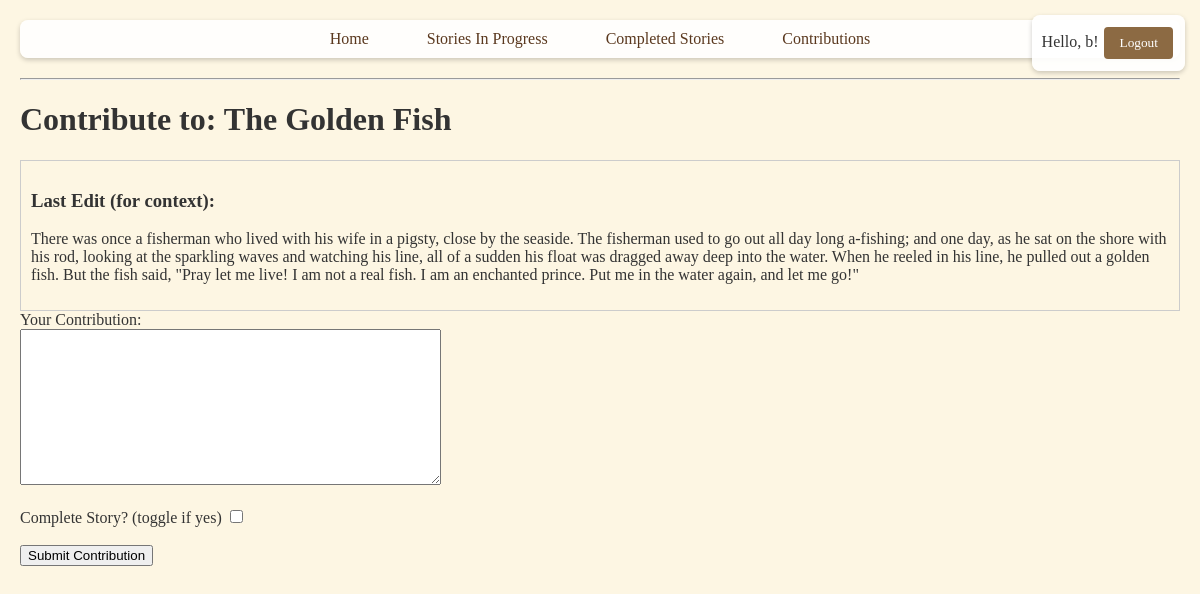
Page /contribute/2 (signed in) on the committed database.
### __init__.py (models this page shows)
class User(db.Model, UserMixin):
    id = db.Column(db.Integer, primary_key=True)
    username = db.Column(db.String(150), unique=True, nullable=False)
    password = db.Column(db.String(150), nullable=False)

class Story(db.Model):
    id = db.Column(db.Integer, primary_key=True)
    title = db.Column(db.String(200), nullable=False)
    status = db.Column(db.String(50), nullable=False, default='in_progress')  # 'in_progress' or 'completed'
    edits = db.relationship('Edit', backref='story', lazy=True)

class Edit(db.Model):
    id = db.Column(db.Integer, primary_key=True)
    content = db.Column(db.Text, nullable=False)
    story_id = db.Column(db.Integer, db.ForeignKey('story.id'), nullable=False)
    user_id = db.Column(db.Integer, db.ForeignKey('user.id'), nullable=False)
    timestamp = db.Column(db.DateTime, nullable=False)

### __init__.py (the view, shortened to what this page needs)
@app.route('/contribute/<int:story_id>', methods=['GET', 'POST'])
@login_required
def contribute_story(story_id):
    story = Story.query.get_or_404(story_id)
    if has_contributed(story, current_user):
        flash("You have already contributed.", "error")
        return redirect(url_for('story_detail', story_id=story_id))
    last_edit = Edit.query.filter_by(story_id=story.id).order_by(Edit.timestamp.desc()).first()
    return render_template('contribute_story.html', story=story, last_edit=last_edit)

### __init__.py (called while the page is built)
@login_manager.user_loader
def load_user(user_id):
    return User.query.get(int(user_id))

def has_contributed(story, user):
    if not user or not user.is_authenticated:
        return False
    return Edit.query.filter_by(story_id=story.id, user_id=user.id).first() is not None

### templates/contribute_story.html (shortened to what this page needs)
<!DOCTYPE html>
<html lang="en">
<head>
</head>
<body>
    {% extends "base.html" %}
    {% block content %}
    <h1>Contribute to: {{ story.title }}</h1>
    <div style="border:1px solid #ccc; padding:10px;">
        <h3>Last Edit (for context):</h3>
        <p>{{ last_edit.content if last_edit else "No previous content." }}</p>
    </div>
    <form method="POST" action="{{ url_for('contribute_story', story_id=story.id) }}">
        <label for="new_content">Your Contribution:</label><br>
        <textarea name="new_content" rows="10" cols="50" required></textarea><br><br>
        <label for="complete_story">Complete Story? (toggle if yes)</label>
        <input type="checkbox" name="complete_story"><br><br>
        <button type="submit">Submit Contribution</button>
    </form>
    {% endblock %}

### templates/base.html (shortened to what this page needs)
<!DOCTYPE html>
<html lang="en">
<head>
  <link rel="stylesheet" href="{{ url_for('static', filename='styles.css') }}">
</head>
<body>
  <nav>
    <a href="{{ url_for('home') }}">Home</a>
    <a href="{{ url_for('in_progress') }}">Stories In Progress</a>
    <a href="{{ url_for('completed') }}">Completed Stories</a>
    {% if current_user.is_authenticated %}
      <a href="{{ url_for('contributions') }}">Contributions</a>
    {% endif %}
  </nav>
  <div class="login-container">
    {% if current_user.is_authenticated %}
      <span>Hello, {{ current_user.username }}!</span>
      <form action="{{ url_for('logout') }}" method="GET" style="display:inline;">
        <button type="submit" class="btn">Logout</button>
      </form>
    {% endif %}
  </div>
  <hr>
  {% block content %}{% endblock %}
</body>
</html>

### static/styles.css (style rules this page uses)
body { background: url('https://www.transparenttextures.com/patterns/old-mathematics.png'), #fdf6e3; background-size: cover; margin: 0; padding: 20px; font-family: 'Merriweather', serif; color: #333; }
nav { text-align: center; margin-bottom: 20px; background: rgba(255,255,255,0.9); padding: 10px; border-radius: 8px; box-shadow: 0 2px 5px rgba(0,0,0,0.2); }
nav a { color: #5a381e; text-decoration: none; margin: 0 15px; padding: 8px 12px; border-radius: 4px; transition: background 0.3s; }
.login-container { position: fixed; top: 15px; right: 15px; background: rgba(255,255,255,0.9); padding: 10px; border-radius: 8px; box-shadow: 0 2px 5px rgba(0,0,0,0.2); }
.btn { background: #8c6a43; color: #fff; border: none; padding: 8px 15px; margin: 2px; border-radius: 4px; cursor: pointer; transition: background 0.3s, transform 0.2s; font-family: inherit; }

### rows in the picture
User: username "b"
Story: title "The Golden Fish"
Edit: content "There was once a fisherman who lived with his wife in a pigsty, close by the seaside. The fisherman used to go out all day long a-fishing; and one day, as he sat on the shore with his rod, looking at the sparkling waves and watching his line, all of a sudden his float was dragged away deep into the water. When he reeled in his line, he pulled out a golden fish. But the fish said, \"Pray let me live! I am not a real fish. I am an enchanted prince. Put me in the water again, and let me go!\""
